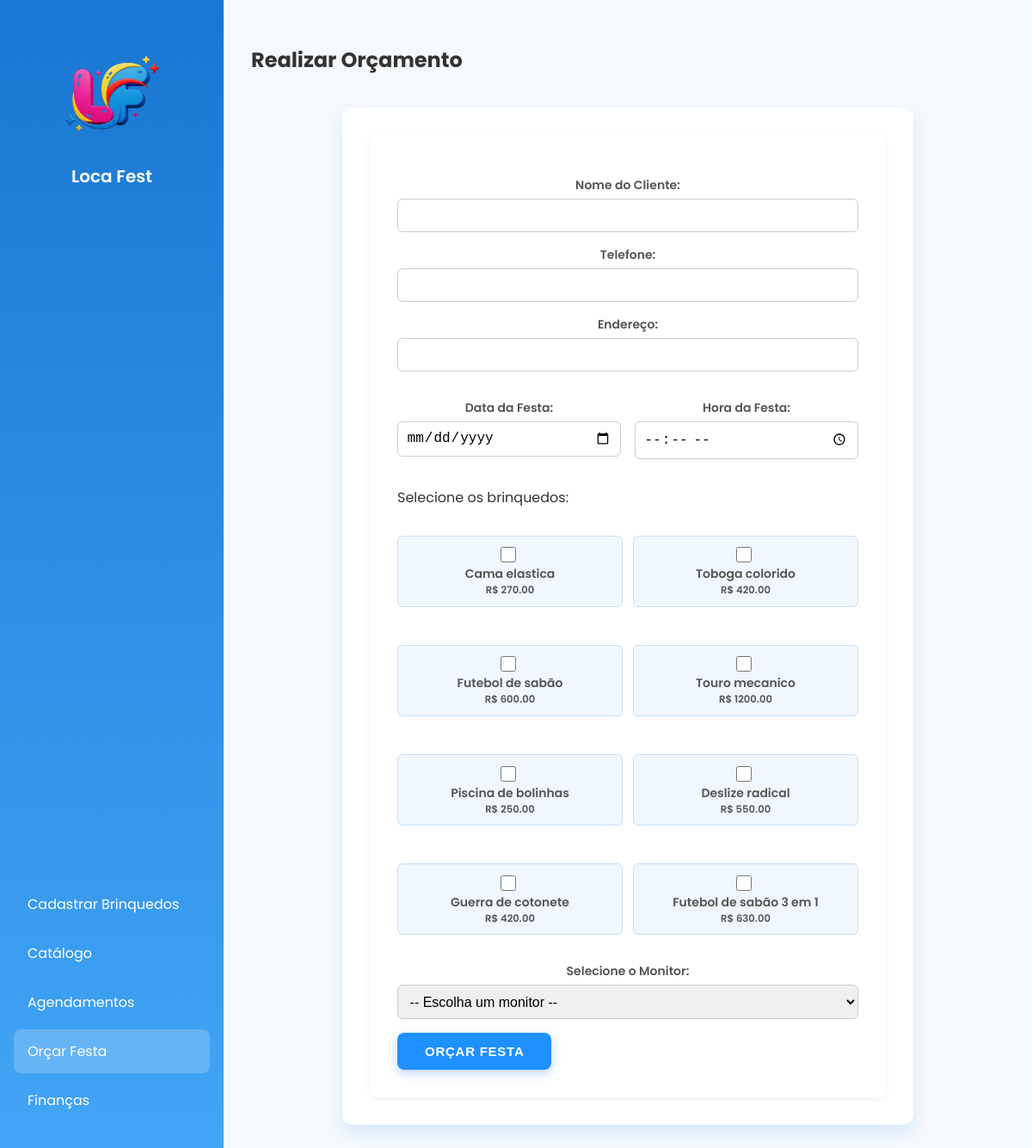
The app's page /orcamentos, older data.
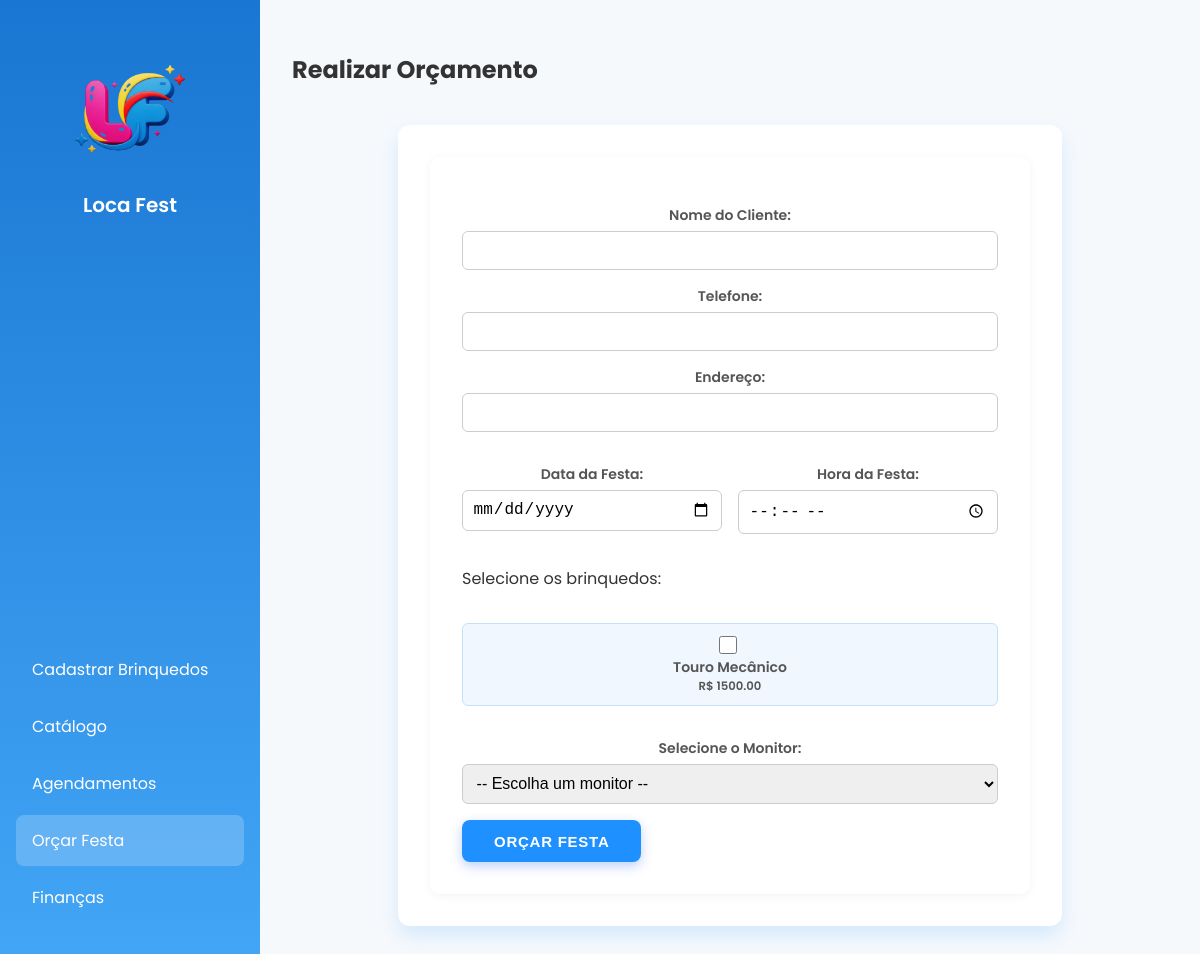
The same page, newer data.
### storage.py (models this page shows)
class Brinquedo(db.Model):
    id = db.Column(db.Integer, primary_key=True)
    nome = db.Column(db.String(100), nullable=False)
    tamanho = db.Column(db.String(50))
    preco = db.Column(db.Float, nullable=False)
    faixa_etaria = db.Column(db.String(50))
    caminho_imagem = db.Column(db.String(200))

### routes.py (the view, shortened to what this page needs)
@app.route('/orcamentos', methods=['GET', 'POST'])
def orcamentos():
    brinquedos = Brinquedo.query.all()
    monitores = Monitor.query.filter_by(disponibilidade=True).all()
    page_content = render_template('orcamentos.html', brinquedos=brinquedos, monitores=monitores)
    return render_template(
        'home.html',
        active_page='orcamentos',
        page_title='Realizar Orçamento',
        page_content=page_content
    )

### templates/orcamentos.html (shortened to what this page needs)
<div class="card">
  <form method="POST" class="form">
    <div class="left-column">
      <label>Nome do Cliente:
        <input type="text" name="nome_cliente" required>
      </label>
      <label>Telefone:
        <input type="text" name="telefone">
      </label>
      <label>Endereço:
        <input type="text" name="endereco">
      </label>
      <div style="display: flex; gap: 1rem;">
        <label style="flex: 1;">Data da Festa:
          <input type="date" name="data_festa" required style="width: 100%; box-sizing: border-box;">
        </label>
        <label style="flex: 1;">Hora da Festa:
          <input type="time" name="hora_festa" required style="width: 100%; box-sizing: border-box;">
        </label>
      </div>
    </div>
    <div class="right-column">
      <p class="label-sub">Selecione os brinquedos:</p>
      <div class="checkbox-group">
        {% for brinquedo in brinquedos %}
        <label class="checkbox-item">
          <input type="checkbox" name="brinquedos" value="{{ brinquedo.id }}">
          <span>{{ brinquedo.nome }}</span>
          <small>R$ {{ "%.2f"|format(brinquedo.preco) }}</small>
        </label>
        {% endfor %}
      </div>
    </div>
    <label>Selecione o Monitor:
      <select name="monitor_id" required>
        <option value="">-- Escolha um monitor --</option>
      </select>
    </label>
    <button type="submit" class="btn">Orçar Festa</button>
  </form>
</div>

### templates/home.html (shortened to what this page needs)
<!DOCTYPE html>
<html lang="pt-br">
<head>
    <link rel="stylesheet" href="{{ url_for('static', filename='style.css') }}">
</head>
<body>
    <div class="container">
        <aside class="sidebar">
            <div class="logo">
            <img src="{{ url_for('static', filename='imagens/logo.png') }}" alt="Logo Brinquedos Infláveis">
                <h1>Loca Fest</h1>
            </div>
            <nav>
                <a href="/admin" class="{{ 'active' if active_page == 'admin' else '' }}">Cadastrar Brinquedos</a>
                <a href="/usuario" class="{{ 'active' if active_page == 'usuario' else '' }}">Catálogo</a>
                <a href="/agendamentos" class="{{ 'active' if active_page == 'agendamentos' else '' }}">Agendamentos</a>
                <a href="/orcamentos" class="{{ 'active' if active_page == 'orcamentos' else '' }}">Orçar Festa</a>
                <a href="/financeiro" class="{{ 'active' if active_page == 'financeiro' else '' }}">Finanças</a>
            </nav>
        </aside>
        <main class="content">
            <header class="page-header">
                {% if active_page not in ['home', 'admin'] %}
                    <h2>{{ page_title }}</h2>
                {% endif %}
            </header>
            <section class="page-content">
                {{ page_content|safe }}
            </section>
        </main>
    </div>
</body>
</html>

### static/style.css (style rules this page uses)
body { margin: 0; font-family: 'Poppins', sans-serif; background: #f6f9fc; color: #333; }
.container { display: flex; min-height: 100vh; }
.sidebar { width: 260px; background: linear-gradient(180deg, #1976d2, #42a5f5); color: white; padding: 2rem 1rem; display: flex; flex-direction: column; justify-content: space-between; position: fixed; left: 0; top: 0; height: 100vh; box-sizing: border-box; }
.sidebar .logo { text-align: center; padding-bottom: 1rem; }
.sidebar .logo img { max-width: 150px; height: auto; display: block; margin: 0 auto; transition: transform 0.3s ease; cursor: pointer; }
.sidebar .logo h1 { margin-top: 0.5rem; color: white; font-weight: 600; font-size: 1.25rem; }
.sidebar nav { display: flex; flex-direction: column; margin-top: 2rem; }
.sidebar a { color: white; text-decoration: none; padding: 0.8rem 1rem; margin: 0.2rem 0; border-radius: 8px; transition: background 0.3s; }
.sidebar a:hover, .sidebar a.active { background: rgba(255, 255, 255, 0.2); }
.content { flex-grow: 1; margin-left: 260px; width: calc(100vw - 260px); height: 100vh; display: flex; flex-direction: column; overflow-y: auto; padding: 2rem; box-sizing: border-box; }
.card { max-width: 500px; margin: 10px auto 0 auto; background: #fff; border-radius: 12px; box-shadow: 0 8px 24px rgba(0,0,0,0.12); font-family: 'Poppins', sans-serif; overflow: hidden; transition: transform 0.3s ease, box-shadow 0.3s ease; }
form label { display: block; margin-bottom: 16px; color: #374151; font-size: 14px; font-weight: 600; }
form input[type="text"], form input[type="number"], form input[type="file"], form select { width: 100%; padding: 10px 14px; font-size: 14px; border: 1.5px solid #d1d5db; border-radius: 8px; transition: border-color 0.3s, box-shadow 0.3s; box-sizing: border-box; }
.btn { display: inline-block; background-color: #1E90FF; color: white; padding: 12px 30px; font-size: 15px; border: none; border-radius: 10px; cursor: pointer; font-weight: 700; text-transform: uppercase; letter-spacing: 0.05em; transition: background-color 0.3s ease, box-shadow 0.3s ease; margin-top: 15px; box-shadow: 0 4px 12px rgba(37, 99, 235, 0.3); }
.card { max-width: 600px; margin: 18px auto 0 auto; padding: 2rem; background: white; border-radius: 12px; box-shadow: 0 10px 20px rgba(30, 144, 255, 0.15); transition: box-shadow 0.3s ease, transform 0.3s ease; }
label { margin-top: 1rem; font-size: 0.9rem; display: flex; align-items: center; cursor: pointer; }
label input[type="checkbox"] { margin-right: 8px; width: 18px; height: 18px; cursor: pointer; }
form > .btn { align-self: flex-start; margin-top: auto; }
.form { width: 100%; max-width: 600px; background: white; padding: 2rem; border-radius: 10px; box-shadow: 0 2px 10px rgba(0,0,0,0.05); box-sizing: border-box; display: flex; flex-direction: column; margin: 0 auto; }
.form label { margin-bottom: 1rem; font-weight: 600; color: #555; display: flex; flex-direction: column; }
.form input[type="text"], .form input[type="date"], .form input[type="time"], .form select { width: 100%; padding: 0.6rem; border-radius: 6px; border: 1px solid #ccc; margin-top: 0.3rem; font-size: 1rem; box-sizing: border-box; }
.checkbox-group { display: flex; flex-wrap: wrap; gap: 0.75rem; margin-top: 0.5rem; }
.checkbox-item { background: #f1f7ff; padding: 0.6rem 1rem; border-radius: 6px; border: 1px solid #c5e1fa; font-weight: 500; display: flex; align-items: center; cursor: pointer; flex: 1 1 45%; box-sizing: border-box; }
.checkbox-item input[type="checkbox"] { margin-right: 0.5rem; width: 18px; height: 18px; cursor: pointer; }
.btn { margin-top: 1.5rem; background-color: #1E90FF; color: white; border: none; padding: 0.8rem 2rem; border-radius: 8px; font-weight: 700; cursor: pointer; transition: background-color 0.3s ease; display: inline-block; }

Row changes from the older to the newer data that the page shows:
removed Brinquedo: nome "Cama elastica", preco "270.00"
removed Brinquedo: nome "Toboga colorido", preco "420.00"
removed Brinquedo: nome "Futebol de sabão", preco "600.00"
removed Brinquedo: nome "Touro mecanico", preco "1200.00"
removed Brinquedo: nome "Piscina de bolinhas", preco "250.00"
removed Brinquedo: nome "Deslize radical", preco "550.00"
removed Brinquedo: nome "Guerra de cotonete", preco "420.00"
removed Brinquedo: nome "Futebol de sabão 3 em 1", preco "630.00"
added Brinquedo: nome "Touro Mecânico", preco "1500.00"
